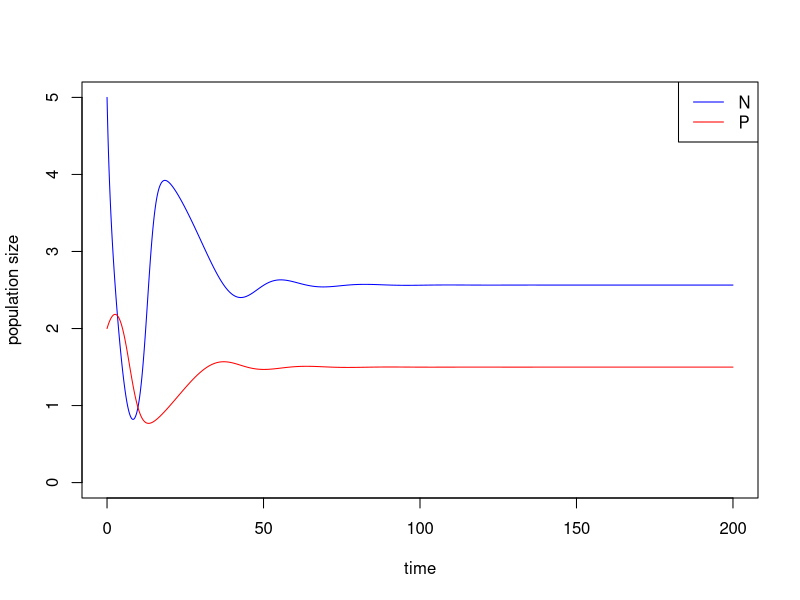
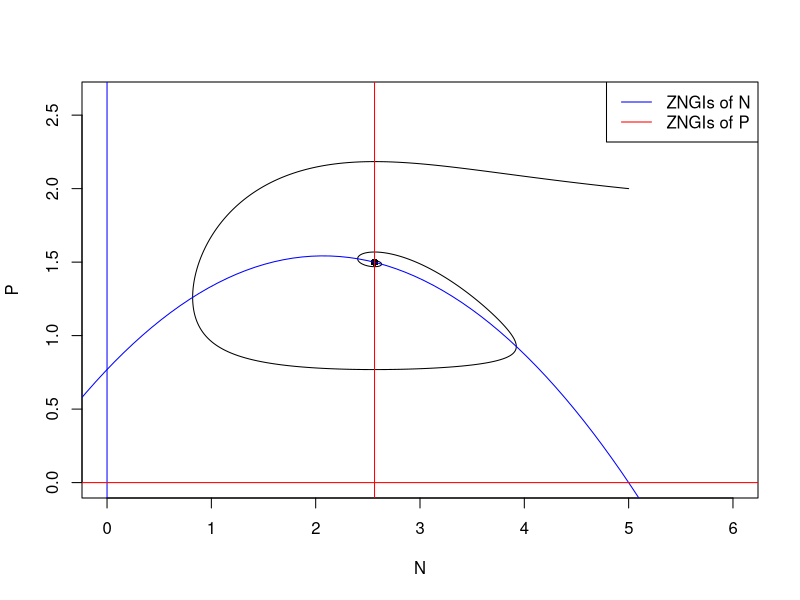
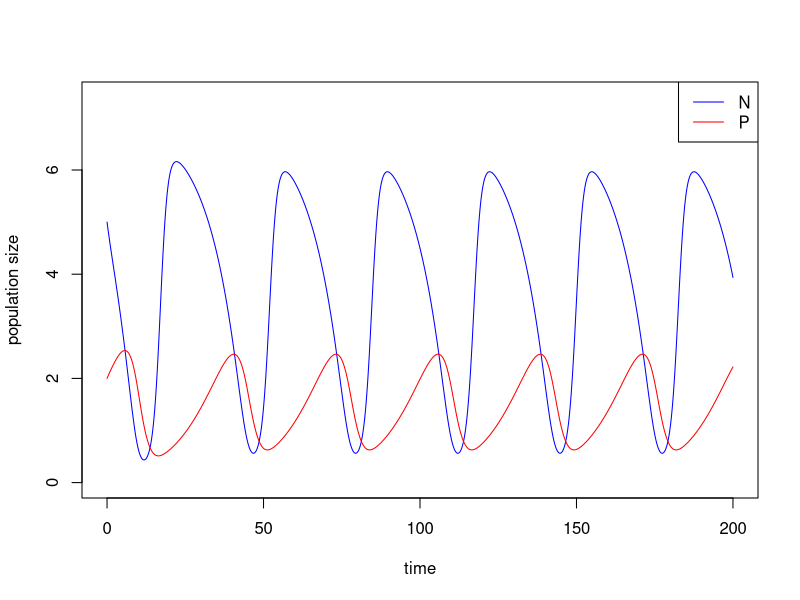
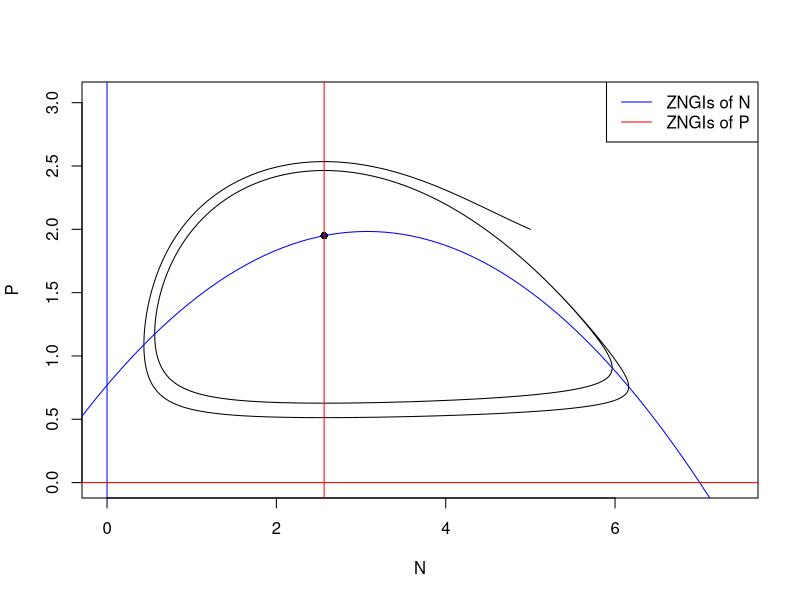

Reproduce these figures in R, in order. (Note: this script raises an error after producing the figures.)
## ---- chunk 1
library(deSolve)

### Model specification
RM_predation_model <- function(times, state, parms) {
  with(as.list(c(state, parms)), {
    dN_dt = r*N*(1-(N/K))-(a*N/(1+a*h*N))*P
    dP_dt = e*(a*N/(1+a*h*N))*P-d*P
    return(list(c(dN_dt, dP_dt)))  
  })
}

### Model parameters
times <- seq(0, 200, by = 0.01)  
state <- c(N = 5, P = 2)  
parms <- c(r = 1.0, K = 5.0, a = 1.3, h = 0.9, e = 0.6, d = 0.5) 

### Model application
pop_size <- ode(func = RM_predation_model, times = times, y = state, parms = parms)

### equilibrium
E_np <- with(as.list(parms), 
             c(N = d/(a*(e-d*h)),
               P = r/a*(1-d/(a*(e-d*h))/K)*(1+a*h*d/(a*(e-d*h)))))


### Visualize the population dynamics
# population trajectories
plot(c(0, max(times)), c(0, max(pop_size[, c("N", "P")])), type = "n", xlab = "time", ylab = "population size")
lines(N ~ time, data = pop_size, col = "blue") # dynamics of N
lines(P ~ time, data = pop_size, col = "red") # dynamics of P
legend("topright", legend = c("N", "P"), col = c("blue", "red"), lty = 1)

# state-space diagram
max_P <- max(pop_size[ ,"P"])
max_N <- max(pop_size[ ,"N"])
plot(P ~ N, data = pop_size, type = "l", xlim = c(0, max_N*1.2), ylim = c(0, max_P*1.2))
points(E_np["P"] ~ E_np["N"], pch = 16) # equilibrium 
with(as.list(parms), {
  # ZNGIs of N
  abline(v = 0, col = "blue")
  curve(r/a*(1-x/K)*(1+a*h*x), from = -2, to = K+2, col = "blue", add = T)
  # ZNGIs of P
  abline(h = 0, col = "red")
  abline(v = d/(a*(e-d*h)), col = "red")
  }) 
legend("topright", legend = c("ZNGIs of N", "ZNGIs of P"), col = c("blue", "red"), lty = 1)
## ---- chunk 2
### Model parameters
times <- seq(0, 200, by = 0.01)  
state <- c(N = 5, P = 2)  
parms <- c(r = 1.0, K = 7.0, a = 1.3, h = 0.9, e = 0.6, d = 0.5) 

### Model application
pop_size <- ode(func = RM_predation_model, times = times, y = state, parms = parms)

### equilibrium
E_np <- with(as.list(parms), 
             c(N = d/(a*(e-d*h)),
               P = r/a*(1-d/(a*(e-d*h))/K)*(1+a*h*d/(a*(e-d*h)))))

## ---- chunk 3
### Visualize the population dynamics
# population trajectories
plot(c(0, max(times)), c(0, max(pop_size[, c("N", "P")])*1.2), type = "n", xlab = "time", ylab = "population size")
lines(N ~ time, data = pop_size, col = "blue") # dynamics of N
lines(P ~ time, data = pop_size, col = "red") # dynamics of P
legend("topright", legend = c("N", "P"), col = c("blue", "red"), lty = 1)

# state-space diagram
max_P <- max(pop_size[ ,"P"])
max_N <- max(pop_size[ ,"N"])
plot(P ~ N, data = pop_size, type = "l", xlim = c(0, max_N*1.2), ylim = c(0, max_P*1.2))
points(E_np["P"] ~ E_np["N"], pch = 16) # equilibrium 
with(as.list(parms), {
  # ZNGIs of N
  abline(v = 0, col = "blue")
  curve(r/a*(1-x/K)*(1+a*h*x), from = -2, to = K+2, col = "blue", add = T)
  # ZNGIs of P
  abline(h = 0, col = "red")
  abline(v = d/(a*(e-d*h)), col = "red")
  }) 
legend("topright", legend = c("ZNGIs of N", "ZNGIs of P"), col = c("blue", "red"), lty = 1)
## ---- chunk 4
library(pracma)
# find time points when local peaks occur
peaks <- findpeaks(pop_size[, "N"])[ ,2]
peaks 
# get period as time between peaks 
periods <- peaks[length(peaks)] - peaks[length(peaks) - 1]
# long-term average of N
avg_N <- mean(pop_size[(length(times) - periods + 1):length(times), "N"])
avg_N
# long-term average of P
avg_P <- mean(pop_size[(length(times) - periods + 1):length(times), "P"])
avg_P
# equilibrium of N and P
E_np
## ---- chunk 5
knitr::include_app("https://genchanghsu0115.shinyapps.io/RM_predation_mod_shinyapp/", height = "700px")
## ---- chunk 6
#### Lotka-Volterra model
GLV = function(times, state, parms){
  with(as.list(c(state, parms)),{
    dNX = diag(state) %*% (r + A %*% state)
    return(list(c(dNX)))
  })
}

 
#### Parameter setting with a random interaction matrix
n <- 100
r <- rep(1, n)
A <- matrix(rnorm(n * n, mean = 0, sd = 0.1), nrow = n, ncol = n)
diag(A) <- -1
parms = list(r = r, A = A)
times = seq(0, 50, by = 0.1)
ini= rep(0.01, n)

#### Run the simulation
out = as.data.frame(ode(func=GLV, y=ini, parms=parms, times=times))

#### Gather data for ploting
comp.gg = gather(out, key=state.var, value=count, -time)

#### Plot
ggplot(comp.gg,
       aes(x=time, y=count, color=state.var)) +
  geom_line() +
  geom_hline(yintercept=0, linetype=1, color="black") +
  scale_y_continuous(expand=c(0, 0)) +
  ylab(expression(paste("Population size"))) +
  xlab("Time") +
  theme_bw() +
  theme(legend.position="none",
        plot.title=element_text(hjust=0.5),
        panel.grid.major=element_blank(),
        panel.grid.minor=element_blank(),
        panel.background=element_rect(colour="black"))
## ---- chunk 7
# code for building May's random matrix
BuildMay = function(S, C, d, sigma){
  # fill the whole matrix
  entry <- rnorm(S * S, mean = 0, sd = sigma)
  M <- matrix(entry, nrow = S, ncol = S)
  # remove connections
  remove <- matrix(runif(S * S) <= C, nrow = S, ncol = S)
  M <- M * remove

  sum(M != 0) / (S*S) # should equal to C

  # substrate diagonal elements by d
  diag(M) <- diag(M) - d
  return(M)
}

May <- BuildMay(S = 500, C = 0.5, d = 10, sigma = 1)
EVals <- eigen(May)$values
Re.EVals <- Re(EVals)
Im.EVals <- Im(EVals)

plot(Re.EVals, Im.EVals, xlab = "Real part", ylab = "Imaginary part")
abline(v = 0, col = "red", lty = 2)
## ---- chunk 8

#### (1) Specify parameters Model application
Times <- seq(0, 1500, by = 1)  
State <- c(N = 1, P = 1)  
r.sim = 1.0   #ref=1.0
K.sim = 5.0   #ref=5.0
a.sim = 1.3   #ref=1.3
h.sim = 0.9   #ref=0.9
e.sim = 0.6   #ref=0.6
d.sim = 0.5   #ref=0.5
Parms <- c(r = r.sim, K = K.sim, a = a.sim, h = h.sim, e = e.sim, d = d.sim)  


#### (2) Create vector for K and saving space
K.vector <- seq(from = 0.1, to = 9.0, by = 0.05)
N.sim <- length(K.vector)
Data <- data.frame(K = K.vector, 
                   N.min = rep(0, N.sim), 
                   N.mean = rep(0, N.sim), 
                   N.max = rep(0, N.sim), 
                   P.min = rep(0, N.sim), 
                   P.mean = rep(0, N.sim), 
                   P.max = rep(0, N.sim), 
                   Dynamic = rep(0, N.sim))


#### (3) Run the simulation for each K within the vector 
for(i in 1:N.sim){
  
  ## Run the simulation with updated K value
  Parms["K"] <- Data$K[i]
  Temp <- ode(func = RM_predation_model, times = Times, y = State, parms = Parms)
  
  ## Only use the last 3000 time steps of the simulation 
  Temp <- as.data.frame(Temp[1200:1500, ])
  
  ## If there is no fluctuation, can freely take mean
  if(var(Temp$N) < 1e-5){
    Data$Dynamic[i] <- "Stable"
    Data$N.min[i] <- min(Temp$N)
    Data$N.mean[i] <- mean(Temp$N)
    Data$N.max[i] <- max(Temp$N)
    Data$P.min[i] <- min(Temp$P)
    Data$P.mean[i] <- mean(Temp$P)
    Data$P.max[i] <- max(Temp$P)
  }  
  
  ## If there is fluctuation, need to get accurate cycle start-end point
  if(var(Temp$N) > 1e-5){
    peaks <- pracma::findpeaks(Temp[, "N"])[ ,2]
    Temp <- Temp[(peaks[1] : peaks[length(peaks)]), ]
    Data$Dynamic[i] <- "Cycle"
    Data$N.min[i] <- min(Temp$N)
    Data$N.mean[i] <- mean(Temp$N)
    Data$N.max[i] <- max(Temp$N)
    Data$P.min[i] <- min(Temp$P)
    Data$P.mean[i] <- mean(Temp$P)
    Data$P.max[i] <- max(Temp$P)
  }
  
}

#### (4) Plot

library(scales)

plot(c(0, max(K.vector)), c(0, max(Data[, c("N.max", "P.max")]) * 1.2), 
     type = "n", xlab = "K", ylab = "Equilibrium value")
abline(h = 0)
abline(v = d.sim / (a.sim * (e.sim - h.sim * d.sim)), col="grey", lty = 2, lwd = 3)
abline(v = (e.sim + d.sim * h.sim) / (a.sim * h.sim * (e.sim - d.sim * h.sim)), col="grey", lty = 2, lwd = 3)
points(N.mean ~ K, Data[Data$Dynamic == "Stable", ], type = "l", col = "blue",lty = 1, lwd = 3)
points(N.mean ~ K, Data[Data$Dynamic == "Cycle", ], type = "l", col = alpha("blue", 0.5), lty = 3, lwd = 2)
points(N.min ~ K, Data[Data$Dynamic == "Cycle", ], type = "l", col = "blue", lty = 3, lwd = 3)
points(N.max ~ K, Data[Data$Dynamic == "Cycle", ], type = "l", col = "blue", lty = 3, lwd = 3)
points(P.mean ~ K, Data[Data$Dynamic == "Stable", ], type = "l", col = "red", lty = 1, lwd = 3)
points(P.mean ~ K, Data[Data$Dynamic == "Cycle", ], type = "l", col = alpha("red", 0.5), lty = 3, lwd = 2)
points(P.min ~ K, Data[Data$Dynamic == "Cycle", ], type = "l", col = "red", lty = 3, lwd = 3)
points(P.max ~ K, Data[Data$Dynamic == "Cycle", ], type = "l", col = "red", lty = 3, lwd = 3)
legend("topleft", c("Prey", "Predator"), col = c("blue", "red"), lwd = 3, lty = 1, bty = "n")
## ---- chunk 9
library(ggplot2)
#### The function to build Elliptic law
BuildElliptic <- function(S, C, d, sigma, rho){
  
  # sample coefficients in pairs
  pairs <- MASS::mvrnorm(n = S * (S-1) / 2,
                         mu = c(0, 0),
                         Sigma = sigma^2 * matrix(c(1, rho, rho, 1), 2, 2))
  
  # build a completely filled matrix
  M <- matrix(0, S, S)
  M[upper.tri(M)] <- pairs[,1]
  M <- t(M)
  M[upper.tri(M)] <- pairs[,2]
  
  # determine which connections to retain (in pairs)
  Connections <- (matrix(runif(S * S), S, S) <= C) * 1 
  Connections[lower.tri(Connections)] <- 0
  diag(Connections) <- 0
  Connections <- Connections + t(Connections)
  M <- M * Connections
  
  # set diagonals
  diag(M) <- diag(M) - d
  return(M)
}

## ---- chunk 10
# consumer-resources interactions
M_CR <- BuildElliptic(S = 500, C = 0.3, d = 10, sigma = 1, rho = -0.5)
EVals_CR <- eigen(M_CR)$values
Re.EVals_CR <- Re(EVals_CR)
Im.EVals_CR <- Im(EVals_CR)

# mutualism or competition
M_MC <- BuildElliptic(S = 500, C = 0.3, d = 10, sigma = 1, rho = 0.5)
EVals_MC <- eigen(M_MC)$values
Re.EVals_MC <- Re(EVals_MC)
Im.EVals_MC <- Im(EVals_MC)

# combine data
Re.EVals <- c(Re.EVals_CR, Re.EVals_MC)
Im.EVals <- c(Im.EVals_CR, Im.EVals_MC)

# visualization
plot(Re.EVals, Im.EVals, xlab = "Real part", ylab = "Imaginary part", type = "n")
points(Re.EVals_CR, Im.EVals_CR, col = "green")
points(Re.EVals_MC, Im.EVals_MC, col = "blue")
abline(v = 0, col = "red", lty = 2)
legend("topleft", legend = c("Resource-consumer", "Mutualism or Competition"), col = c("green", "blue"), pch = 1)
